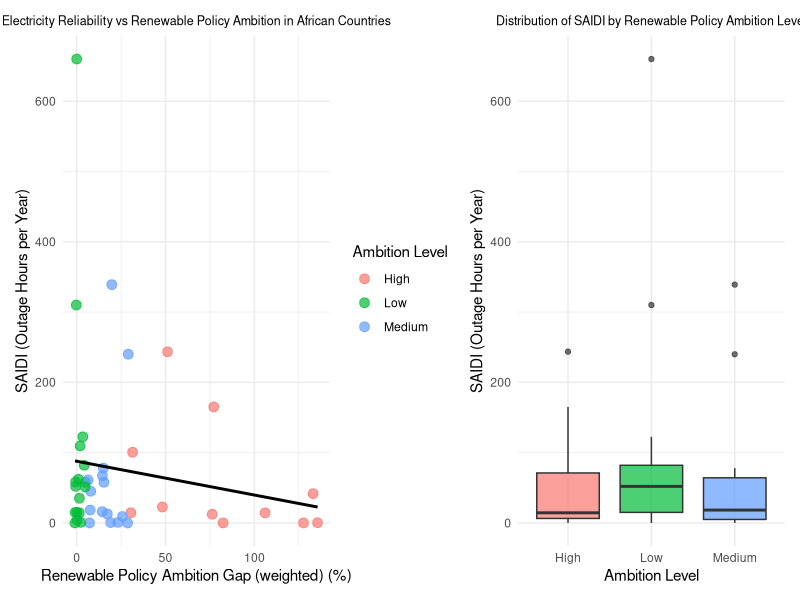
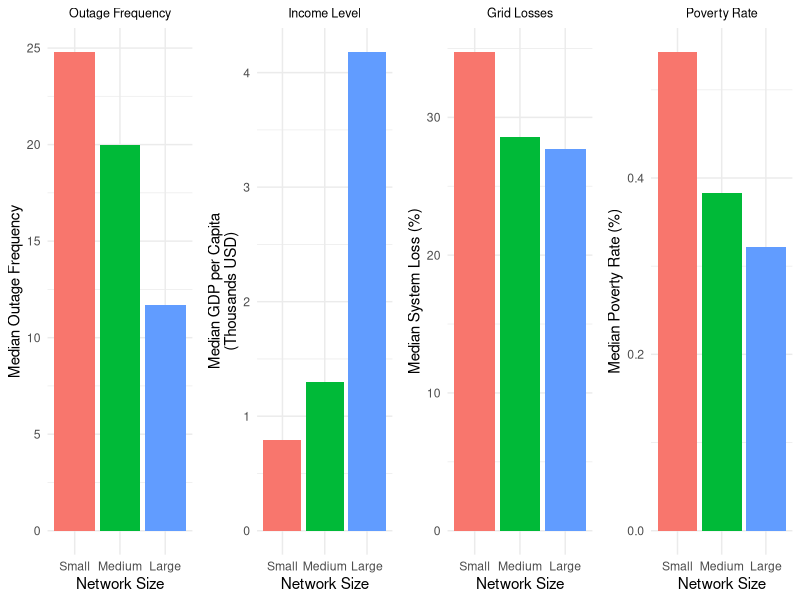
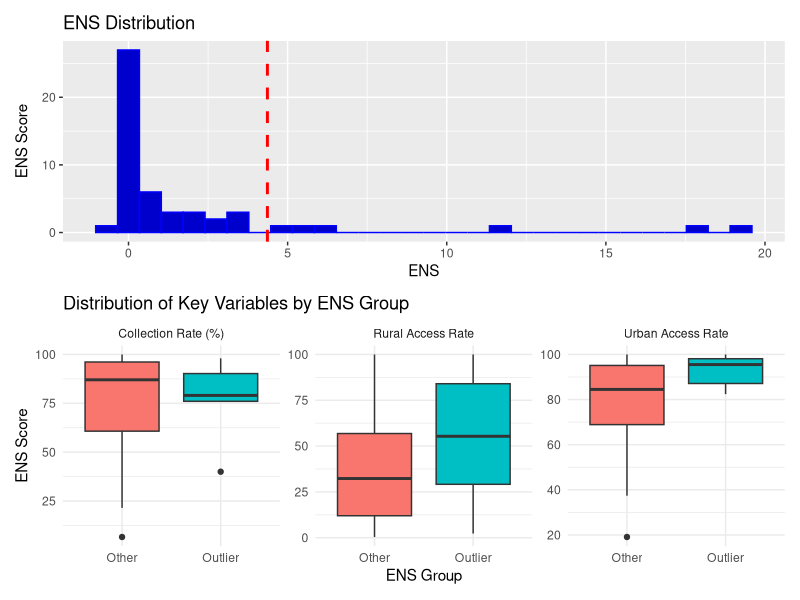
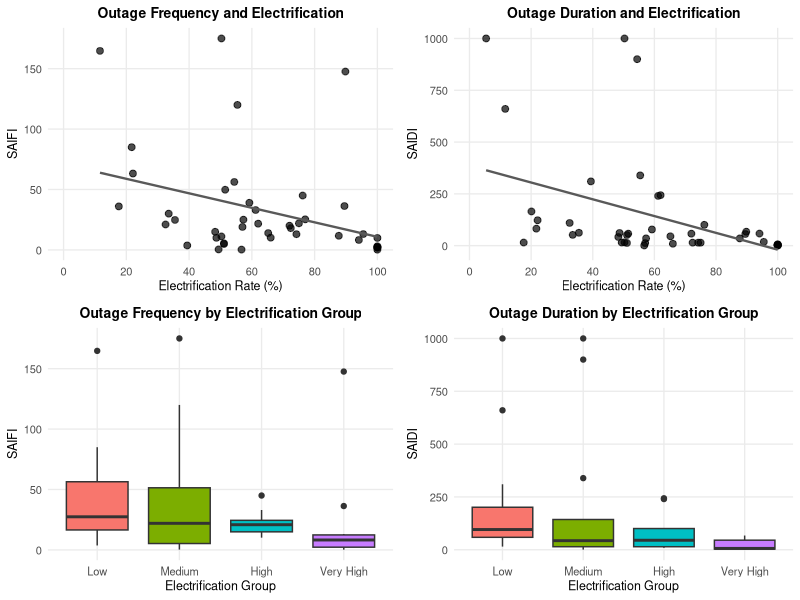

These charts were generated, in order, by the following R code:
## ---- chunk 1
library(gridExtra)
library(kableExtra)
library(tidyverse)
library(patchwork)
library(knitr)
library(cowplot)
options(knitr.table.format = "latex")
knitr::opts_chunk$set(
echo = FALSE,
include = TRUE,
warning = FALSE,
message = FALSE,
results = "markup",
fig.width = 6,
fig.height = 3.5,
fig.align = "center",
out.width = "80%"
)
## ---- chunk 2
CATF_data <- read_csv("CATF_data.csv")
## ---- chunk 3
stat_mode <- function(x) {
  x <- x[!is.na(x)]
  if (length(x) == 0) return(NA)
  ux <- unique(x)
  ux[which.max(tabulate(match(x, ux)))]
}

numeric_cols <- CATF_data |>
  select(where(is.numeric)) |>
  names()

character_cols <- CATF_data |>
  select(where(is.character), -country) |>
  names()

CATF_clean <- CATF_data |>
  group_by(country) |>
  summarise(
    across(all_of(numeric_cols), function(x){ median(x, na.rm = TRUE) }),
    across(all_of(character_cols), stat_mode),
    n_sources = n()
  )
## ---- chunk 4
data.frame(
  Variable = c("SAIDI", "SAIFI", "Electrification Rate",
               "Energy Not Supplied (ENS)", "Distribution & Transmission Losses"),
  Measure = c(
    "Average hours of power outages per customer per year",
    "Average number of outages per customer per year",
    "Share of population with electricity access",
    "Electricity demand that could not be met",
    "Percentage of electricity lost in the grid"
  )
) |>
  kable(col.names = c("Variable", "What it measures"),
        format = "latex", booktabs = TRUE, longtable = FALSE) |>
  kable_styling(font_size = 7, full_width = TRUE,
                latex_options = "hold_position") |>
  column_spec(1, width = "3.5cm") |>
  column_spec(2, width = "8.5cm")
## ---- chunk 5
data.frame(
  Variable = c("Total System Loss", "Network Size",
               "Electrification Category", "ENS Group"),
  Represents = c(
    "Distribution and transmission losses combined",
    "Countries grouped into Small, Medium, or Large based on electrification rate",
    "Countries grouped into four levels from Low to Very High electrification",
    "Identifies countries with unusually high unmet electricity demand"
  )
) |>
  kable(col.names = c("Variable", "What it represents"),
        format = "latex", booktabs = TRUE, longtable = FALSE) |>
  kable_styling(font_size = 7, full_width = TRUE,
                latex_options = "hold_position") |>
  column_spec(1, width = "3.5cm") |>
  column_spec(2, width = "8.5cm")
## ---- chunk 6
data.frame(
  Variable = c("SAIDI", "Renewable target for Wind", "Renewable target for Solar",
               "Renewable target for Storage", "Renewable target for Embedded Generation",
               "Renewables Share in Generation Mix"),
  Measure = c(
    "Average outage duration per customer per year (h)",
    "Total planned electricity generation from Wind (%)",
    "Total planned electricity generation from Solar (%)",
    "Total planned electricity generation from Energy Storage (e.g. batteries) (%)",
    "Total planned electricity generation from Embedded Generation (small-scale or distributed renewable sources) (%)",
    "Proportion of total electricity that is produced from renewable sources (%)"
  )
) |>
  kable(col.names = c("Variable", "What it measures"),
        format = "latex", booktabs = TRUE, longtable = FALSE) |>
  kable_styling(font_size = 7, full_width = TRUE,
                latex_options = "hold_position") |>
  column_spec(1, width = "3cm") |>
  column_spec(2, width = "9cm")
## ---- chunk 7
data.frame(
  Variable = c("Total Renewable Target", "Ambition Gap", "Weighted Ambition Gap", "Ambition Level", "Renewable Diversity Index"),
  Represents = c(
    "Overall renewable energy policy ambition (%)",
    "Shows how far a country is from meeting its renewable energy targets",
    "Captures 'stretch' targets, accounting for starting renewable share",
    "Categorizes ambition gap into Low/ Medium/ High levels",
    "Measures diversity of renewable targets"
  )
) |>
  kable(col.names = c("Variable", "What it represents"),
        format = "latex", booktabs = TRUE, longtable = FALSE) |>
  kable_styling(font_size = 7, full_width = TRUE,
                latex_options = "hold_position") |>
  column_spec(1, width = "3cm") |>
  column_spec(2, width = "9cm")
## ---- chunk 8
q1_data <- CATF_clean |>
  mutate(renewable_target_solar = as.numeric(gsub(",", ".", renewable_target_solar))) |> 
  
  mutate(
    total_RE_target = renewable_target_wind + renewable_target_solar +
                            renewable_target_storage + renewable_target_embedded_gen,
    ambition_gap = total_RE_target - renewables_share_gen_mix_percent,
    weighted_ambition_gap = ambition_gap / (renewables_share_gen_mix_percent + 0.1),
    ambition_level = case_when(
      weighted_ambition_gap <= quantile(weighted_ambition_gap, 0.33, na.rm = TRUE) ~ "Low",
      weighted_ambition_gap <= quantile(weighted_ambition_gap, 0.66, na.rm = TRUE) ~ "Medium", TRUE ~ "High")) |> 
  
    mutate(
    prop_wind = renewable_target_wind / total_RE_target,
    prop_solar = renewable_target_solar / total_RE_target,
    prop_storage = renewable_target_storage / total_RE_target,
    prop_embedded = renewable_target_embedded_gen / total_RE_target) |>
    
    mutate(RE_diversity_index = 1 - (prop_wind^2 + prop_solar^2 + prop_storage^2 + prop_embedded^2)) |> 
  
  filter(!is.na(SAIDI), SAIDI <= 700, !is.na(weighted_ambition_gap), weighted_ambition_gap <= 200) 


plot_1 <- q1_data |>
  ggplot(aes(x = weighted_ambition_gap, y = SAIDI, color = ambition_level)) +
  geom_point(size = 3, alpha = 0.7) +
  geom_smooth(method = "lm", se = FALSE, color = "black") +
  labs(
    x = "Renewable Policy Ambition Gap (weighted) (%)",
    y = "SAIDI (Outage Hours per Year)",
    color = "Ambition Level",
    title = "Electricity Reliability vs Renewable Policy Ambition in African Countries"
  ) +
  theme_minimal() +
  theme(plot.title = element_text(size = 9, hjust = 0.5))

plot_2 <- q1_data |>
  ggplot(aes(x = ambition_level, y = SAIDI, fill = ambition_level)) +
  geom_boxplot(alpha = 0.7) +
  labs(
    x = "Ambition Level",
    y = "SAIDI (Outage Hours per Year)",
    title = "Distribution of SAIDI by Renewable Policy Ambition Level"
  ) +
  theme_minimal() +
  theme(plot.title = element_text(size = 9, hjust = 0.5)) +
  theme(legend.position = "none")

plot_1 + plot_2 + plot_layout(ncol = 2)
## ---- chunk 9
q1_data |>
  group_by(ambition_level) |>
  summarise(
    Count = n(),
    `Median SAIDI (hrs)` = round(median(SAIDI, na.rm = TRUE), 1),
    `Median Total RE Target (%)` = round(median(total_RE_target, na.rm = TRUE), 1),
    `Median Current RE Share (%)` = round(median(renewables_share_gen_mix_percent, na.rm = TRUE), 1),
    `Median RE Diversity Index` = round(median(RE_diversity_index, na.rm = TRUE), 2)
  ) |> 
  kable(caption = "Electricity Reliability and Renewable Policy Ambition in African Countries", format = "latex", booktabs = TRUE, longtable = FALSE) |>
  kable_styling(font_size = 7, full_width = TRUE,
                latex_options = "hold_position")
## ---- chunk 10
data.frame(
  Variable = c("SAIFI", "Distribution losses", "Transmission losses",
               "GDP per capita", "Poverty rate", "Electrification rate"),
  Measure = c(
    "Number of power cuts a typical customer experiences per year",
    "Electricity lost between power stations and households (%)",
    "Electricity lost on long-distance high-voltage lines (%)",
    "Average economic output per person in USD",
    "Share of population living below the poverty line",
    "Share of population with electricity access (used to define network size)"
  )
) |>
  kable(col.names = c("Variable", "What it measures"),
        format = "latex", booktabs = TRUE, longtable = FALSE) |>
  kable_styling(font_size = 7, full_width = TRUE,
                latex_options = "hold_position") |>
  column_spec(1, width = "3cm") |>
  column_spec(2, width = "9cm")
## ---- chunk 11
data.frame(
  Variable = c("Total System Loss", "Network Size"),
  Represents = c(
    "Distribution and transmission losses combined into one grid inefficiency measure",
    "Countries grouped into Small, Medium, and Large based on electrification rate terciles"
  )
) |>
  kable(col.names = c("Variable", "What it represents"),
        format = "latex", booktabs = TRUE, longtable = FALSE) |>
  kable_styling(font_size = 7, full_width = TRUE,
                latex_options = "hold_position") |>
  column_spec(1, width = "3cm") |>
  column_spec(2, width = "9cm")
## ---- chunk 12
q2_data <- CATF_clean |>
  mutate(
    total_system_loss = distn_loss_percent + transmission_loss_percent,
    gdp = gdp / 1000,
    network_size = case_when(
      electrification_rate > quantile(electrification_rate, 0.66, na.rm = TRUE) ~ "Large",
      electrification_rate > quantile(electrification_rate, 0.33, na.rm = TRUE) ~ "Medium",
      TRUE ~ "Small"
    ),
    network_size = factor(network_size, levels = c("Small", "Medium", "Large"))
  )

q2_summary <- q2_data |>
  group_by(network_size) |>
  summarise(
    median_SAIFI       = median(SAIFI, na.rm = TRUE),
    median_gdp         = median(gdp, na.rm = TRUE),
    median_system_loss = median(total_system_loss, na.rm = TRUE),
    median_poverty     = median(poverty_rate, na.rm = TRUE)
  )

p1 <- ggplot(q2_summary, aes(x = network_size, y = median_SAIFI, fill = network_size)) +
  geom_col(show.legend = FALSE) +
  labs(x = "Network Size", y = "Median Outage Frequency", title = "Outage Frequency") +
  theme_minimal() +
  theme(plot.title = element_text(size = 9, hjust = 0.5))

p2 <- ggplot(q2_summary, aes(x = network_size, y = median_gdp, fill = network_size)) +
  geom_col(show.legend = FALSE) +
  labs(x = "Network Size", y = "Median GDP per Capita\n(Thousands USD)", title = "Income Level") +
  theme_minimal() +
  theme(plot.title = element_text(size = 9, hjust = 0.5))

p3 <- ggplot(q2_summary, aes(x = network_size, y = median_system_loss, fill = network_size)) +
  geom_col(show.legend = FALSE) +
  labs(x = "Network Size", y = "Median System Loss (%)", title = "Grid Losses") +
  theme_minimal() +
  theme(plot.title = element_text(size = 9, hjust = 0.5))

p4 <- ggplot(q2_summary, aes(x = network_size, y = median_poverty, fill = network_size)) +
  geom_col(show.legend = FALSE) +
  labs(x = "Network Size", y = "Median Poverty Rate (%)", title = "Poverty Rate") +
  theme_minimal() +
  theme(plot.title = element_text(size = 9, hjust = 0.5))

plot_grid(p1, p2, p3, p4, ncol = 4)
## ---- chunk 13
q2_data |>
  group_by(`Network Size` = network_size) |>
  summarise(
    `Countries (n)` = n(),
    `Median SAIFI` = round(median(SAIFI, na.rm = TRUE), 1),
    `Median System Loss (%)` = round(median(total_system_loss, na.rm = TRUE), 1),
    `Median GDP (Thousands USD)` = round(median(gdp, na.rm = TRUE), 1),
    `Median Poverty Rate (%)` = round(median(poverty_rate, na.rm = TRUE), 1)
  ) |>
  kable(caption = "Comparison of Network Sizes",
        format = "latex", booktabs = TRUE, longtable = FALSE) |>
  kable_styling(font_size = 7, full_width = TRUE,
                latex_options = "hold_position")
## ---- chunk 14
data.frame(
  Variable = c("Energy Not Supplied (ENS)", "Rural Access to Electricity", "Urban Access to Electricity",
               "Collection Rate Percentage"),
  Measure = c(
    "How much electricity people needed but did not receive",
    "% of rural population with electricity connection",
    "% of urban population with electricity connection",
    "How much of the electricity bills that customers actually pay. It indicates whether the electricity company can financially sustain its operations."
  )
) |>
  kable(col.names = c("Variable", "What it measures"),
        format = "latex", booktabs = TRUE, longtable = FALSE) |>
  kable_styling(font_size = 7, full_width = TRUE,
                latex_options = "hold_position") |>
  column_spec(1, width = "3cm") |>
  column_spec(2, width = "9cm")
## ---- chunk 15
data.frame(
  Group = c("ENS"),
  Represents = c(
    "Splits countries into two groups: those with normal levels of electricity shortages, and those with unusually high shortages (ENS outliers)"
  )
) |>
  kable(col.names = c("Group", "What it represents"),
        format = "latex", booktabs = TRUE, longtable = FALSE) |>
  kable_styling(font_size = 7, full_width = TRUE,
                latex_options = "hold_position") |>
  column_spec(1, width = "3cm") |>
  column_spec(2, width = "9cm")
## ---- chunk 16
Q3 <- quantile(CATF_clean$ENS, 0.75, na.rm = TRUE)
IQR_val <- IQR(CATF_clean$ENS, na.rm = TRUE)
outlier_threshold <- Q3 + 1.5*IQR_val
p1<-CATF_clean |>
  ggplot(aes(x=ENS)) +
  geom_histogram(bins= 30,
                color="blue",
               fill="blue3") +
  geom_vline(
    xintercept = outlier_threshold,
    linetype = "dashed",
    color = "red",
    linewidth = 1
  ) +
  labs(title = "ENS Distribution",
       x="ENS", y="ENS Score")
CATF_clean <- CATF_clean |> 
  mutate(ENS_group = case_when(
    ENS > outlier_threshold ~ "Outlier",
    TRUE ~ "Other"
  ))
ENS_outliers <- CATF_clean |> 
  filter(ENS > outlier_threshold) 
CATF_long <- CATF_clean |> 
  select(ENS_group, rural_access_electricity_rate, urban_access_electricity_rate, collection_rate_percent) |>
  pivot_longer(cols = -ENS_group, names_to = "variable", values_to = "value")
CATF_long <- CATF_clean |> 
  select(ENS_group, rural_access_electricity_rate, urban_access_electricity_rate, collection_rate_percent) |>
  pivot_longer(cols = -ENS_group, names_to = "variable", values_to = "value") |>
  mutate(variable = case_when(
    variable == "rural_access_electricity_rate"  ~ "Rural Access Rate",
    variable == "urban_access_electricity_rate"  ~ "Urban Access Rate",
    variable == "collection_rate_percent"        ~ "Collection Rate (%)",
    TRUE ~ variable
  ))
p2<- ggplot(CATF_long, aes(x = ENS_group, y = value, fill = ENS_group)) +
  geom_boxplot() +
  facet_wrap(~ variable, scales = "free_y") +
  labs(
    title = "Distribution of Key Variables by ENS Group",
    x = "ENS Group",
    y = "ENS Score"
  ) +
  theme_minimal() +
  theme(legend.position = "none")
p1/p2
## ---- chunk 17
summary_table <- CATF_clean |> 
  group_by(ENS_group) |> 
  summarise(
    `Median Rural Access (%)` = round(median(rural_access_electricity_rate, na.rm = TRUE), 1),
    `Median Urban Access (%)` = round(median(urban_access_electricity_rate, na.rm = TRUE), 1),
    `Median Collection Rate (%)` = round(median(collection_rate_percent, na.rm = TRUE), 1)
  )

summary_table |>
  kable(caption = "Summary by ENS Group",
        format = "latex", booktabs = TRUE, longtable = FALSE) |>
  kable_styling(font_size = 7, full_width = TRUE,
                latex_options = "hold_position")
## ---- chunk 18
data.frame(
  Variable = c("SAIDI", "SAIFI", "Electrification rate"),
  Measure = c(
    "Average total outage duration experienced by a typical customer per year",
    "Number of power cuts a typical customer experiences per year",
    "Share of the population with access to electricity"
  )
) |>
  kable(col.names = c("Variable", "What it measures"),
        format = "latex", booktabs = TRUE, longtable = FALSE) |>
  kable_styling(font_size = 7, full_width = TRUE,
                latex_options = "hold_position") |>
  column_spec(1, width = "3cm") |>
  column_spec(2, width = "9cm")
## ---- chunk 19
data.frame(
  Variable = c("Electrification Group"),
  Represents = c(
    "Countries grouped into Low, Medium, High, and Very High categories based on quartiles of electrification rate"
  )
) |>
  kable(col.names = c("Variable", "What it represents"),
        format = "latex", booktabs = TRUE, longtable = FALSE) |>
  kable_styling(font_size = 7, full_width = TRUE,
                latex_options = "hold_position") |>
  column_spec(1, width = "3cm") |>
  column_spec(2, width = "9cm")
## ---- chunk 20
library(dplyr)
library(ggplot2)
library(cowplot)
library(scales)

q4_data <- CATF_clean |>
  filter(!is.na(electrification_rate), !is.na(SAIDI), !is.na(SAIFI)) |>
  filter(SAIDI > 0, SAIFI > 0) |>
  mutate(
    electrification_group = ntile(electrification_rate, 4),
    electrification_group = case_when(
      electrification_group == 1 ~ "Low",
      electrification_group == 2 ~ "Medium",
      electrification_group == 3 ~ "High",
      electrification_group == 4 ~ "Very High"
    ),
    electrification_group = factor(
      electrification_group,
      levels = c("Low", "Medium", "High", "Very High")
    )
  )

saifi_cutoff <- quantile(q4_data$SAIFI, 0.95, na.rm = TRUE)
saidi_cutoff <- quantile(q4_data$SAIDI, 0.95, na.rm = TRUE)

base_theme <- theme_minimal(base_size = 10) +
  theme(
    plot.title = element_text(size = 10, hjust = 0.5, face = "bold"),
    axis.title = element_text(size = 9),
    axis.text = element_text(size = 8),
    panel.grid.minor = element_blank(),
    legend.position = "none"
  )

p1 <- q4_data |>
  filter(SAIFI <= saifi_cutoff) |>
  ggplot(aes(x = electrification_rate, y = SAIFI)) +
  geom_point(alpha = 0.7, size = 2) +
  geom_smooth(method = "lm", se = FALSE, colour = "grey35", linewidth = 0.8) +
  scale_x_continuous(limits = c(0, 100), breaks = seq(0, 100, 20)) +
  labs(
    x = "Electrification Rate (%)",
    y = "SAIFI",
    title = "Outage Frequency and Electrification"
  ) +
  base_theme

p2 <- q4_data |>
  filter(SAIDI <= saidi_cutoff) |>
  ggplot(aes(x = electrification_rate, y = SAIDI)) +
  geom_point(alpha = 0.7, size = 2) +
  geom_smooth(method = "lm", se = FALSE, colour = "grey35", linewidth = 0.8) +
  scale_x_continuous(limits = c(0, 100), breaks = seq(0, 100, 20)) +
  labs(
    x = "Electrification Rate (%)",
    y = "SAIDI",
    title = "Outage Duration and Electrification"
  ) +
  base_theme

p3 <- q4_data |>
  filter(SAIFI <= saifi_cutoff) |>
  ggplot(aes(x = electrification_group, y = SAIFI, fill = electrification_group)) +
  geom_boxplot(show.legend = FALSE) +
  labs(
    x = "Electrification Group",
    y = "SAIFI",
    title = "Outage Frequency by Electrification Group"
  ) +
  base_theme

p4 <- q4_data |>
  filter(SAIDI <= saidi_cutoff) |>
  ggplot(aes(x = electrification_group, y = SAIDI, fill = electrification_group)) +
  geom_boxplot(show.legend = FALSE) +
  labs(
    x = "Electrification Group",
    y = "SAIDI",
    title = "Outage Duration by Electrification Group"
  ) +
  base_theme

plot_grid(p1, p2, p3, p4, ncol = 2)
## ---- chunk 21
library(dplyr)
library(knitr)

reliability_summary <- CATF_clean |>
  filter(SAIDI > 0, SAIFI > 0, electrification_rate > 0) |>
  mutate(electrification_category = ntile(electrification_rate, 4)) |>
  mutate(
    electrification_category = case_when(
      electrification_category == 1 ~ "Low electrification",
      electrification_category == 2 ~ "Medium electrification",
      electrification_category == 3 ~ "High electrification",
      electrification_category == 4 ~ "Very high electrification"
    ),
    electrification_category = factor(
      electrification_category,
      levels = c(
        "Low electrification",
        "Medium electrification",
        "High electrification",
        "Very high electrification"
      )
    )
  ) |>
  group_by(electrification_category) |>
  summarise(
    median_SAIDI = round(median(SAIDI, na.rm = TRUE), 2),
    median_SAIFI = round(median(SAIFI, na.rm = TRUE), 2),
    median_electrification = round(median(electrification_rate, na.rm = TRUE), 1),
    n = n()
  )

kable(
  reliability_summary,
  col.names = c("Electrification Category", "Median SAIDI", "Median SAIFI",
                "Median Electrification Rate", "Countries (n)"),
  caption = "Electricity Reliability by Electrification Level"
)
